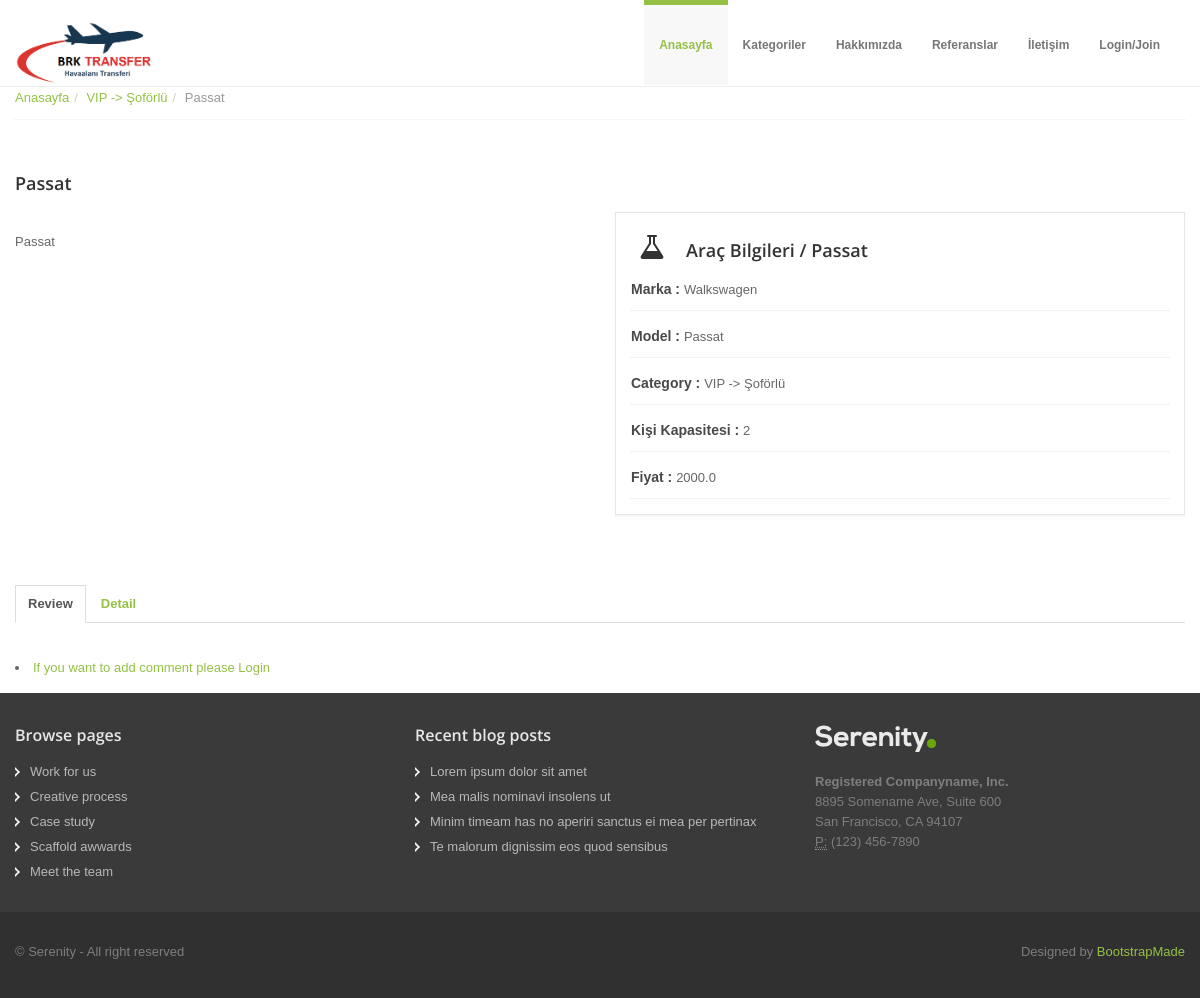
Page /car/7/passat/ on the committed database.
### car/models.py (models this page shows, shortened)
class Car(models.Model):
    STATUS = (
        ('True', 'Evet'),
        ('False', 'Hayır'),
    )
    category = models.ForeignKey(Category, on_delete=models.CASCADE)
    title = models.CharField(blank=True, max_length=150)
    keywords = models.CharField(blank=True, max_length=255)
    description = models.CharField(blank=True, max_length=255)
    marka = models.CharField(blank=True, max_length=255)
    model = models.CharField(blank=True, max_length=255)
    kisi_sayisi = models.IntegerField()
    image = models.ImageField(blank=True, upload_to='images/')
    price = models.FloatField()
    detail = RichTextUploadingField()
    slug = models.SlugField(null=False, unique=True)
    status = models.CharField(max_length=10, choices=STATUS)
    create_at = models.DateTimeField(auto_now_add=True)
    update_at = models.DateTimeField(auto_now = True)
    def image_tag(self):
        return mark_safe('<img src="{}" height="50"/>'.format(self.image.url))
    image_tag.short_description = 'Image'

class Category(MPTTModel):
    STATUS = (
        ('True', 'Evet'),
        ('False', 'Hayır'),
    )
    title = models.CharField(max_length=100)
    keywords = models.CharField(max_length=255)
    description = models.CharField(max_length=255)
    image = models.ImageField(blank=True, upload_to='images/')
    status = models.CharField(max_length=10, choices=STATUS)
    slug = models.SlugField(null=False, unique=True)
    parent = TreeForeignKey('self', blank=True, null=True, related_name='children', on_delete=models.CASCADE)
    create_at = models.DateTimeField(auto_now_add=True)
    update_at = models.DateTimeField(auto_now = True)
    class MPTTMeta:
        order_insertion_by = ['title']
    def __str__(self):
        full_path = [self.title]
        k = self.parent
        while k is not None:
            full_path.append(k.title)
            k = k.parent
        return ' -> '.join(full_path[::-1])
    def image_tag(self):
        return mark_safe('<img src="{}" height="50"/>'.format(self.image.url))
    image_tag.short_description = 'Image'

### home/views.py (the view)
# urls.py: path('car/<int:id>/<slug:slug>/', views.car_detail, name='car_detail'),
def car_detail(request, id, slug):
    category = Category.objects.all()
    car = Car.objects.get(pk=id)
    images = Images.objects.filter(car_id=id)
    comments = Comment.objects.filter(car_id=id, status='True')
    context = {'category': category,
               'car': car,
               'images': images,
               'comments': comments,
               }
    return render(request, 'car_detail.html', context)

### home/templates/car_detail.html (shortened to what this page needs)
{% extends "homebase.html" %}
{% block body %}
<section id="breadcrumb">
    <div class="container">
        <div class="row">
            <div class="span12">
                <ul class="breadcrumb notop">
                    <li><a href="/">Anasayfa</a><span class="divider">/</span></li>
                    <li><a href="/category/{{ car.category_id }}/{{ car.category.slug }}/">{{ car.category }}</a><span class="divider">/</span></li>
                    <li class="active">{{ car.title }}</li>
                </ul>
            </div>
        </div>
    </div>
</section>
<section id="maincontent">
    <div class="container">
        <div class="row">
            <div class="span12">
                <div class="heading">
                    <h4>{{ car.title }}</h4>
                </div>
                <div class="row">
                    <div class="span6">
                        <p>
                            {{ car.description | safe}}
                        </p>
                    </div>
                    <div class="span6">
                        <div class="project-widget">
                            <h4><i class="icon-48 icon-beaker"></i> Araç Bilgileri / {{ car.model }}</h4>
                            <ul class="project-detail">
                                <li><label>Marka : </label> {{ car.marka }}</li>
                                <li><label>Model : </label> {{ car.model }}</li>
                                <li><label>Category : </label> {{ car.category }}</li>
                                <li><label>Kişi Kapasitesi : </label> {{ car.kisi_sayisi }}</li>
                                <li><label>Fiyat : </label>{{ car.price }}</li>
                            </ul>
                        </div>
                    </div>
                </div>
            </div>
        </div>
        <div class="">
            <ul id="myTab" class="nav nav-tabs">
                <li class="active"><a href="#home" data-toggle="tab">Review</a></li>
                <li><a href="#profile" data-toggle="tab">Detail</a></li>
            </ul>
            <div id="myTabContent" class="tab-content">
                <div class="tab-pane fade in active" id="home">
                    <p>
                    {% if user.id is not None %}
                    <H5>Write your comment</H5>
                    {% if messages %}
                    {% for message in messages %}
                    <div class ="alert-alert-{{ mesage.tags }}" role="alert">
                        {{ message }}
                    </div>
                    {% endfor %}
                    {% endif %}
                    <form name="comment" action="/car/addcomment/{{ car.id }}" method="post">
                        {% csrf_token %}
                        <div class="row">
                            <div class="span3 form-group">
                                <input type="text" class="form-control" id="id_subject" name="subject" placeholder="Subject" data-rule="minlen:4"
                                       data-msg="Please enter at least 8 chars of subject" />
                            </div>
                            <div class="span1 form-group">
                                <div class="span5 form-group">
                                    Rate
                                    <select id="comment_rate" name="rate" class="form-control">
                                        <option>1</option>
                                        <option>2</option>
                                        <option>3</option>
                                        <option>4</option>
                                        <option>5</option>
                                    </select>
                                </div>
                            </div>
                            <br><br>
                            <br>
                            <div class="span7 form-group">
                                    <textarea class="form-control" id="id_comment" name="comment" maxlength="255" rows="4" data-rule="required" data-msg="Please write something for us" placeholder="Comment">
                                    </textarea>
                                <div class="text-center">
                                </div>
                            </div>
                        </div>
                        <button class="btn btn-color1 btn-rounded" type="submit">Send Comment</button>
                    </form>
                    {% else %}
                    <li>
                        <a href="/login">If you want to add comment please Login</a>
                    </li>
                    {% endif %}
                    </p>
                </div>
            </div>
        </div>
    </div>
</section>
{% endblock %}

### home/static/assets/css/docs.css (style rules this page uses)
section { padding-top: 30px; }

### home/static/assets/css/style.css (style rules this page uses)
.row { margin-bottom: 20px; }
#maincontent { z-index: 1000; margin-top: 0px; }
ul.project-detail { list-style: none; margin: 0; padding: 0; }
ul.project-detail li { list-style: none; border-bottom: 1px dotted #e5e5e5; padding-bottom: 10px; margin-bottom: 15px; }
ul.project-detail li label { display: inline; color: #494949; font-weight: bold; }
.project-widget { padding: 20px 15px 0 15px; margin: 0 0 30px 0; border: 1px solid #e6e6e6; -webkit-box-shadow: 0 2px 0 rgba(0, 0, 0, 0.03); -moz-box-shadow: 0 2px 0 rgba(0, 0, 0, 0.03); box-shadow: 0 2px 0 rgba(0, 0, 0, 0.03); -webkit-box-sizing: border-box; -moz-box-sizing: border-box; box-sizing: border-box; }
[class^="icon-"], [class*=" icon-"] { float: none; }
[class^="icon-"], [class*=" icon-"] { margin-top: 1px; margin-right: .3em; }
.icon-48 { width: 32px; height: 32px; padding: 8px; font-size: 28px; line-height: 30px; }
.nav-tabs>li>a, .nav-pills>li>a { font-weight: bold; }
#breadcrumb .breadcrumb { margin: -30px 0 0 0; border-bottom: 1px dotted #eeeeee; padding-bottom: 10px; }
.breadcrumb>li { display: inline-block; *display: inline; line-height: 1.6em; *zoom: 1; }
.breadcrumb>li>.divider { padding: 0 5px; color: #ccc; }

### home/static/assets/color/default.css (style rules this page uses)
a { color: #94c045; }

### home/static/assets/css/overwrite.css (style rules this page uses)
body { margin: 0; font-family: Tahoma, Arial, sans-serif; font-size: 13px; line-height: 1.6em; color: #666; background-color: #ffffff; }
p { margin: 0 0 15px; }
a { color: #0088cc; text-decoration: none; }
h1, h2, h3, h4, h5, h6 { color:#333; font-family: 'Open Sans', sans-serif; font-weight:600; line-height:1.5em; margin-top:0; margin-bottom:15px; }
h4 { font-size: 18px; }
.nav-tabs > li > a { border: 1px solid transparent; -webkit-border-radius: 0; -moz-border-radius: 0; border-radius: 0; }
.nav-tabs > .active > a, .nav-tabs > .active > a:hover { background-color: #ffffff; border: 1px solid #ddd; border-bottom-color: transparent; cursor: default; }
.breadcrumb { padding: 8px 0; background-color: #fff; -webkit-border-radius: 0; -moz-border-radius: 0; border-radius: 0; }
.breadcrumb > li { text-shadow: none; }
.breadcrumb li span { color:#aaa; padding:0 5px; }

### rows in the picture
Car: category "VIP -> Şoförlü", title "Passat", description "Passat", model "Passat", marka "Walkswagen", kisi_sayisi "2", price "2000.0"
